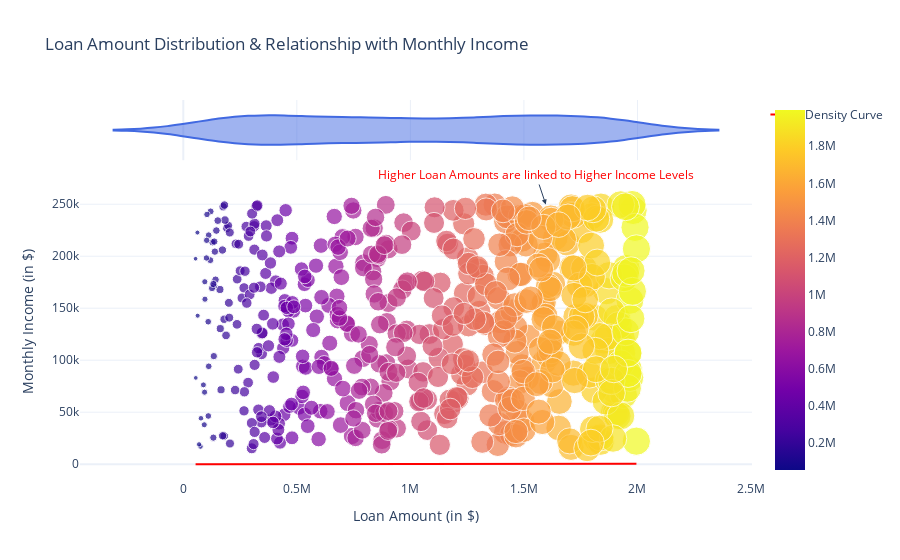

Here is the notebook cell this chart was saved with:
### Markdown cell above
## **Now, let’s move to analyzing this data in detail. I’ll first have a look at the distribution of the loan amount and its relationship with the monthly income:**

### Code cell
import plotly.graph_objects as go
import plotly.express as px
import pandas as pd


fig = px.histogram(df, x='Loan_Amount', nbins=30, marginal="violin", opacity=0.7,
                   title="Loan Amount Distribution & Relationship with Monthly Income",
                   labels={'Loan_Amount': "Loan Amount (in $)", 'Monthly_Income': "Monthly Income"},
                   color_discrete_sequence=["royalblue"])

fig.add_trace(go.Scatter(
    x=sorted(df['Loan_Amount']),
    y=px.histogram(df, x='Loan_Amount', nbins=30, histnorm='probability density').data[0]['y'],
    mode='lines',
    name='Density Curve',
    line=dict(color='red', width=2)
))

scatter = px.scatter(df, x='Loan_Amount', y='Monthly_Income',
                     color='Loan_Amount', color_continuous_scale='Viridis',
                     size=df['Loan_Amount'], hover_name=df.index)

for trace in scatter.data:
    fig.add_trace(trace)

fig.update_layout(
    annotations=[
        dict(
            x=max(df['Loan_Amount']) * 0.8, y=max(df['Monthly_Income']),
            text="Higher Loan Amounts are linked to Higher Income Levels",
            showarrow=True,
            arrowhead=2,
            font=dict(size=12, color="red")
        )
    ],
    xaxis_title="Loan Amount (in $)",
    yaxis_title="Monthly Income (in $)",
    template="plotly_white",
    showlegend=True
)
fig.show()

### Figure 1 — Plotly figure (JSON) as saved in the notebook; plotly's stock layout.template omitted (floating-point values rounded to 4 significant figures; data arrays with more than 128 entries replaced by an {"elided": "..."} marker saying what was removed)
{"data": [{"bingroup": "x", "hovertemplate": "Loan Amount (in $)=%{x}<br>count=%{y}<extra></extra>", "legendgroup": "", "marker": {"color": "royalblue", "opacity": 0.7, "pattern": {"shape": ""}}, "name": "", "nbinsx": 30, "orientation": "v", "showlegend": false, "type": "histogram", "x": {"elided": "500 int values"}, "xaxis": "x", "yaxis": "y"}, {"hovertemplate": "Loan Amount (in $)=%{x}<extra></extra>", "legendgroup": "", "marker": {"color": "royalblue"}, "name": "", "scalegroup": "x", "showlegend": false, "type": "violin", "x": {"elided": "500 int values"}, "xaxis": "x2", "yaxis": "y2"}, {"line": {"color": "red", "width": 2}, "mode": "lines", "name": "Density Curve", "type": "scatter", "x": {"elided": "500 int values"}}, {"hovertemplate": "<b>%{hovertext}</b><br><br>Loan_Amount=%{marker.color}<br>Monthly_Income=%{y}<extra></extra>", "hovertext": {"elided": "500 float values"}, "legendgroup": "", "marker": {"color": {"elided": "500 int values"}, "coloraxis": "coloraxis", "size": {"elided": "500 int values"}, "sizemode": "area", "sizeref": 4988.0, "symbol": "circle"}, "mode": "markers", "name": "", "orientation": "v", "showlegend": false, "type": "scatter", "x": {"elided": "500 int values"}, "xaxis": "x", "y": {"elided": "500 int values"}, "yaxis": "y"}], "layout": {"annotations": [{"arrowhead": 2, "font": {"color": "red", "size": 12}, "showarrow": true, "text": "Higher Loan Amounts are linked to Higher Income Levels", "x": 1596260, "y": 249746}], "barmode": "relative", "legend": {"tracegroupgap": 0}, "showlegend": true, "title": {"text": "Loan Amount Distribution & Relationship with Monthly Income"}, "xaxis": {"anchor": "y", "domain": [0, 1], "title": {"text": "Loan Amount (in $)"}}, "xaxis2": {"anchor": "y2", "domain": [0, 1], "matches": "x", "showgrid": true, "showticklabels": false}, "yaxis": {"anchor": "x", "domain": [0, 0.8316], "title": {"text": "Monthly Income (in $)"}}, "yaxis2": {"anchor": "x2", "domain": [0.8416, 1], "matches": "y2", "showgrid": false, "showline": false, "showticklabels": false, "ticks": ""}}}
